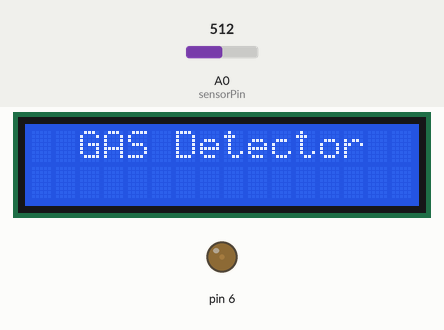
Simulated run of this sketch. Board: Arduino Uno, built with avr-gcc and run on an emulated ATmega328P. Shown: 16×2 character LCD, output pins drawn as LEDs (lit = HIGH). Inputs (shaded band) come from the test bench; at power-on: A0 (sensorPin) = 512.

Above: at 2.2 s.
At 5.3 s:
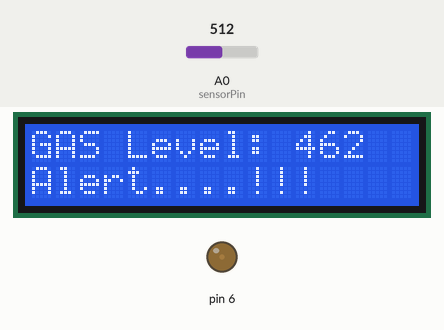
5.4 s: A0 (sensorPin) set to 110
At 7.4 s:
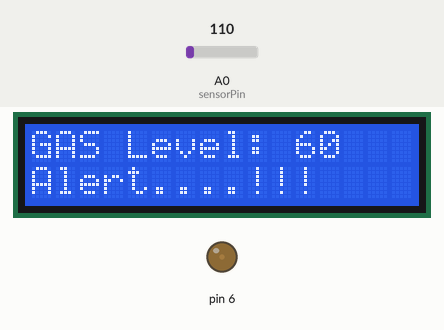
7.8 s: A0 (sensorPin) set to 88
At 9.4 s:
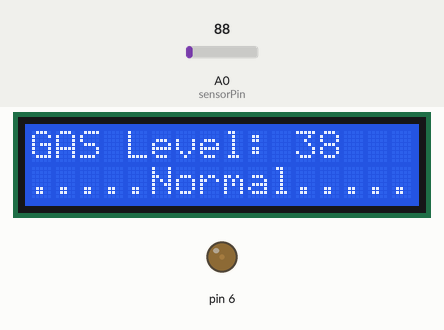
10.0 s: A0 (sensorPin) set to 122
At 10.5 s:
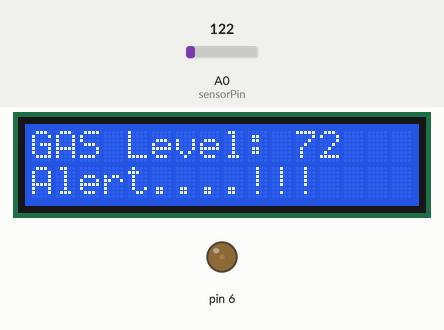
Timing chart, 0 to 13.0 s (numbered marks = the images above; inputs shaded):
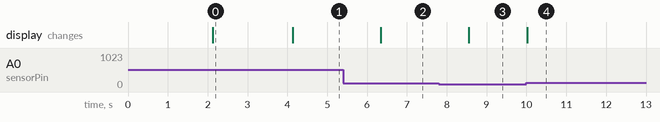

The sketch:

Gas_Sensor.ino
```cpp
#include <LiquidCrystal.h>
int Contrast = 60;
LiquidCrystal lcd(12, 11, 5, 4, 3, 2);


int sensorPin = A0; // choose the input pin (for GAS sensor)


int read_value; // variable for reading the gaspin status
int set = 50;  // we start, assuming Smoke detected

void setup(){
    analogWrite(6, 20);
  lcd.begin(16, 2);
pinMode(sensorPin, INPUT); // declare sensor as input


lcd.begin(16, 2);
lcd.print("WELCOME To");
delay(2000)
;lcd.clear();
lcd.print("  GAS Detector  ");
delay(2000);
lcd.clear();
}

void loop(){
read_value = (analogRead(sensorPin)); // read input value

read_value = read_value - 50;
if(read_value<0){read_value=0;}

lcd.setCursor(0, 0);
lcd.print("GAS Level: ");
lcd.print(read_value);
lcd.print("  ");

if(read_value>set){ // check if the Smoke variable is High
lcd.setCursor(0, 1);
lcd.print("Alert....!!!    ");


delay(1000);
}

if(read_value<set){ // check if the Smoke variable is Low
lcd.setCursor(0, 1);
lcd.print(".....Normal.....");


}
delay(100);
}
```

Measured:
- the behaviour switches between 100 and 99 on A0 (sensorPin) (found by bisection; images 2 and 3)
- after the input at 5.4 s, the display: changes after 0.95 s (image 2)
- after the input at 7.8 s, the display: changes after 0.76 s (image 3)
- after the input at 10.0 s, the display: changes at once (image 4)
- what the display in image 0 shows lasts 2.0 s, from 2.1 s to 4.1 s
